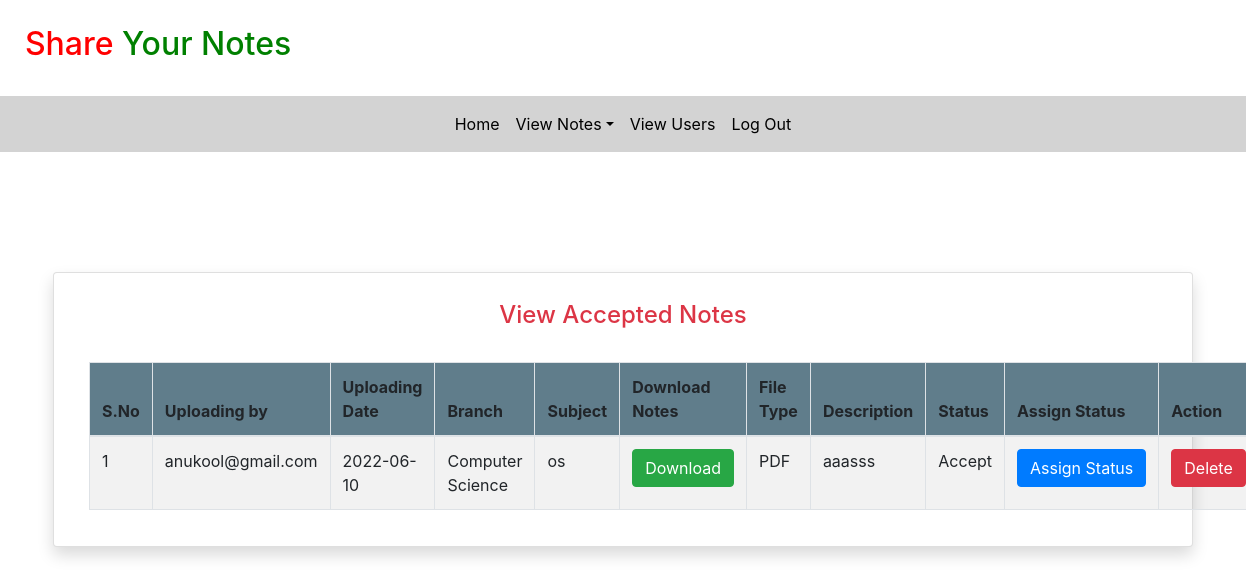
Page /accepted_notes (signed in) on the committed database.
### notes/models.py (models this page shows, shortened)
class Notes(models.Model):
    user = models.ForeignKey(User,on_delete=models.CASCADE)
    uploadingdate = models.CharField(max_length=30)
    branch = models.CharField(max_length=30);
    subject = models.CharField(max_length=30);
    filetype = models.CharField(max_length=30,null=True);
    description = models.CharField(max_length=200,null=True);
    status = models.CharField(max_length=15,null=True);
    notesfile = models.FileField(max_length=30,null=True);

### notes/views.py (the view)
# urls.py: path('accepted_notes', accepted_notes,name='accepted_notes'),
def accepted_notes(request):
    if not request.user.is_authenticated:
        return redirect('login_admin')
    notes = Notes.objects.filter(status = "Accept")
    d = {'notes':notes}
    return render(request, 'accepted_notes.html',d)

### notes/templates/accepted_notes.html (shortened to what this page needs)
{% extends 'admin_nav.html'%}
{% load static %}
{% block body %}
<div class="container card shadow mt-5">
	<div class="card-body">
            <h4 class="text-center text-danger">View Accepted Notes</h4>
			<br>
			<table id="example" class="table table-striped table-bordered" style="width:100%">
				<thead style="background-color : #607d8b;">
					<tr>
						<th>S.No</th>
						<th>Uploading by</th>
						<th>Uploading Date</th>
						<th>Branch</th>
						<th>Subject</th>
						<th>Download Notes</th>
						<th>File Type</th>
						<th>Description</th>
						<th>Status</th>
						<th>Assign Status</th>
						<th>Action</th>
					</tr>
				</thead>
				{% for i in notes %}
				<tbody>
				<tr>
                  <td>{{forloop.counter}}</td>
                  <td>{{i.user.username}}</td>
					<td>{{i.uploadingdate}}</td>
					<td>{{i.branch}}</td>
					<td>{{i.subject}}</td>
					<td><a href="{{i.notesfile.url}}" class="btn btn-success" download>Download</a></td>
					<td>{{i.filetype}}</td>
					<td>{{i.description}}</td>
					<td>{{i.status}}</td>
					<td><a href="{% url 'assign_status' i.id %}" class="btn btn-primary" >Assign&nbsp;Status</a></td>
					<td><a href="{% url 'delete_notes' i.id %}" class="btn btn-danger" onclick="return confirm('Are your sure to Delete ?')">Delete</a></td>
                </tr>
				{% endfor %}
				</tbody>
	</table>
</div>
</div>
{% endblock %}

### rows in the picture
Notes: user.username "anukool@gmail.com", uploadingdate "2022-06-10", branch "Computer Science", subject "os", filetype "PDF", description "aaasss", status "Accept"
